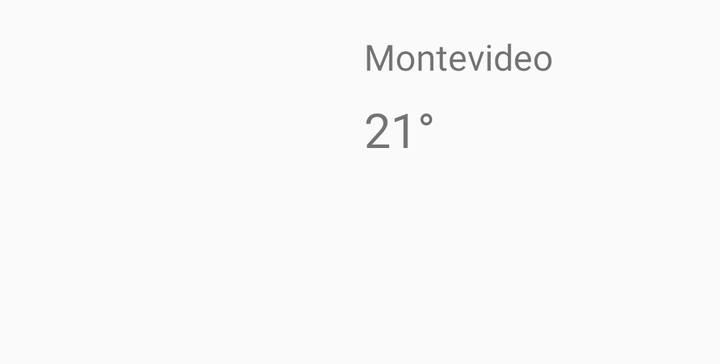
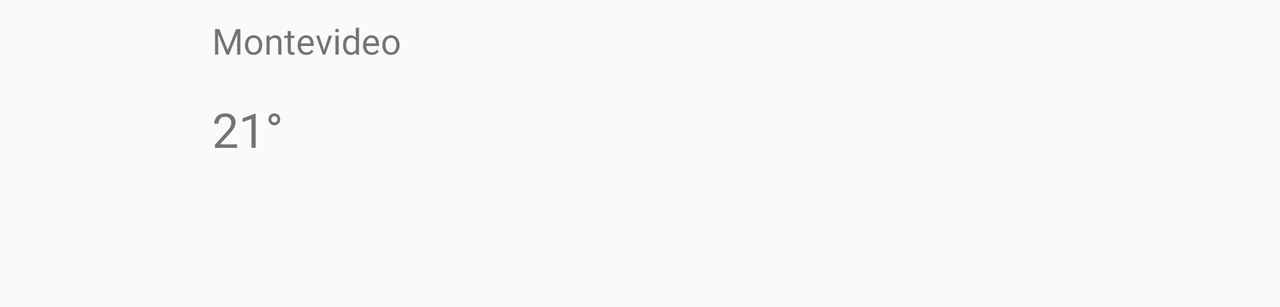

Two renders of one Android screen. The first uses the default layout on a phone; the second uses the alternative layout the repository ships for a different screen configuration, on a matching device. The two XML files are below.
<!-- AndroidManifest.xml: application theme AppTheme -->
<!-- res/layout/weather_view.xml -->
<?xml version="1.0" encoding="utf-8"?>
<androidx.constraintlayout.widget.ConstraintLayout xmlns:android="http://schemas.android.com/apk/res/android"
    xmlns:app="http://schemas.android.com/apk/res-auto"
    xmlns:tools="http://schemas.android.com/tools"
    android:layout_width="match_parent"
    android:layout_height="wrap_content">

    <ImageView
        android:id="@+id/imageViewWeatherState"
        android:layout_width="@dimen/image_weather_state"
        android:layout_height="@dimen/image_weather_state"
        android:layout_marginStart="@dimen/margin_left"
        android:layout_marginLeft="@dimen/margin_left"
        android:layout_marginTop="@dimen/margin_top"
        android:layout_marginBottom="@dimen/margin_bottom"
        android:adjustViewBounds="false"
        android:scaleType="fitXY"
        app:layout_constraintBottom_toBottomOf="parent"
        app:layout_constraintStart_toStartOf="parent"
        app:layout_constraintTop_toTopOf="parent" />

    <TextView
        android:id="@+id/textViewCityName"
        style="@style/secondary_title"
        android:layout_width="wrap_content"
        android:layout_height="wrap_content"
        android:layout_marginStart="@dimen/margin_left"
        android:layout_marginLeft="@dimen/margin_left"
        app:layout_constraintStart_toEndOf="@+id/imageViewWeatherState"
        app:layout_constraintTop_toTopOf="@+id/imageViewWeatherState"
        tools:text="Montevideo" />

    <TextView
        android:id="@+id/textViewCurrentTemperature"
        style="@style/primary_title"
        android:layout_width="@dimen/dimen_0dp"
        android:layout_height="wrap_content"
        android:layout_marginStart="@dimen/margin_left"
        android:layout_marginLeft="@dimen/margin_left"
        android:layout_marginTop="@dimen/margin_top_small"
        android:layout_marginEnd="@dimen/margin_right"
        android:layout_marginRight="@dimen/margin_right"
        app:layout_constraintEnd_toEndOf="parent"
        app:layout_constraintStart_toEndOf="@+id/imageViewWeatherState"
        app:layout_constraintTop_toBottomOf="@+id/textViewCityName"
        tools:text="21°" />

    <TextView
        android:id="@+id/textViewTemperatureMin"
        style="@style/primary_text"
        android:layout_width="wrap_content"
        android:layout_height="wrap_content"
        android:layout_marginStart="@dimen/margin_left"
        android:layout_marginLeft="@dimen/margin_left"
        android:layout_marginTop="@dimen/margin_top_small"
        app:layout_constraintStart_toEndOf="@+id/imageViewWeatherState"
        app:layout_constraintTop_toBottomOf="@+id/textViewCurrentTemperature" />

    <TextView
        android:id="@+id/textViewTemperatureMax"
        style="@style/primary_text"
        android:layout_width="wrap_content"
        android:layout_height="wrap_content"
        android:layout_marginStart="@dimen/margin_left"
        android:layout_marginLeft="@dimen/margin_left"
        android:layout_marginTop="@dimen/margin_top_xsmall"
        app:layout_constraintStart_toEndOf="@+id/imageViewWeatherState"
        app:layout_constraintTop_toBottomOf="@+id/textViewTemperatureMin" />

    <TextView
        android:id="@+id/textViewWindSpeed"
        style="@style/primary_text"
        android:layout_width="wrap_content"
        android:layout_height="wrap_content"
        android:layout_marginStart="@dimen/margin_left"
        android:layout_marginLeft="@dimen/margin_left"
        android:layout_marginTop="@dimen/margin_top_xsmall"
        app:layout_constraintStart_toEndOf="@+id/imageViewWeatherState"
        app:layout_constraintTop_toBottomOf="@+id/textViewTemperatureMax" />

</androidx.constraintlayout.widget.ConstraintLayout>
<!-- resources referenced by this layout -->
<resources>
  <dimen name="dimen_0dp">0dp</dimen>
  <dimen name="image_weather_state">150dp</dimen>
  <dimen name="margin_bottom">16dp</dimen>
  <dimen name="margin_left">16dp</dimen>
  <dimen name="margin_right">16dp</dimen>
  <dimen name="margin_top">16dp</dimen>
  <dimen name="margin_top_small">8dp</dimen>
  <dimen name="margin_top_xsmall">4dp</dimen>
  <style name="primary_text">
          <item name="android:fontFamily">@font/raleway_lightitalic</item>
          <item name="android:textSize">@dimen/font_size_primary_text</item>
      </style>
  <style name="primary_title">
          <item name="android:fontFamily">@font/raleway_regular</item>
          <item name="android:textSize">@dimen/font_size_primary_title</item>
      </style>
  <style name="secondary_title">
          <item name="android:fontFamily">@font/raleway_regular</item>
          <item name="android:textSize">@dimen/font_size_secondary_title</item>
      </style>
  <style name="AppTheme" parent="Theme.AppCompat.Light.NoActionBar">
          
          <item name="colorPrimary">@color/colorPrimary</item>
          <item name="colorPrimaryDark">@color/colorPrimaryDark</item>
          <item name="colorAccent">@color/colorAccent</item>
      </style>
  <dimen name="font_size_primary_text">14sp</dimen>
  <dimen name="font_size_primary_title">24sp</dimen>
  <dimen name="font_size_secondary_title">18sp</dimen>
  <color name="colorPrimary">#008577</color>
  <color name="colorPrimaryDark">@color/blue</color>
  <color name="colorAccent">#D81B60</color>
  <color name="blue">#6CB3FA</color>
</resources>
<!-- res/layout-land/weather_view.xml (the repository's variant of the layout above) -->
<!-- drawn on the phone turned sideways -->
<?xml version="1.0" encoding="utf-8"?>
<androidx.constraintlayout.widget.ConstraintLayout xmlns:android="http://schemas.android.com/apk/res/android"
    xmlns:app="http://schemas.android.com/apk/res-auto"
    xmlns:tools="http://schemas.android.com/tools"
    android:layout_width="wrap_content"
    android:layout_height="wrap_content">

    <ImageView
        android:id="@+id/imageViewWeatherState"
        android:layout_width="@dimen/image_weather_state_small"
        android:layout_height="@dimen/dimen_0dp"
        android:layout_marginTop="@dimen/margin_top_small"
        android:layout_marginEnd="@dimen/margin_right"
        android:layout_marginRight="@dimen/margin_right"
        android:layout_marginBottom="@dimen/margin_bottom_small"
        android:adjustViewBounds="true"
        android:scaleType="fitXY"
        app:layout_constraintBottom_toBottomOf="parent"
        app:layout_constraintEnd_toStartOf="@+id/textViewCurrentTemperature"
        app:layout_constraintTop_toTopOf="parent" />

    <TextView
        android:id="@+id/textViewCityName"
        style="@style/secondary_title"
        android:layout_width="@dimen/dimen_0dp"
        android:layout_height="wrap_content"
        android:layout_marginEnd="@dimen/margin_right"
        android:layout_marginRight="@dimen/margin_right"
        app:layout_constraintEnd_toEndOf="parent"
        app:layout_constraintTop_toTopOf="@+id/imageViewWeatherState"
        tools:text="Montevideo" />

    <TextView
        android:id="@+id/textViewCurrentTemperature"
        style="@style/primary_title"
        android:layout_width="@dimen/dimen_0dp"
        android:layout_height="wrap_content"
        android:layout_marginTop="@dimen/margin_top"
        app:layout_constraintStart_toStartOf="@+id/textViewCityName"
        app:layout_constraintTop_toBottomOf="@+id/textViewCityName"
        tools:text="21°" />

    <TextView
        android:id="@+id/textViewTemperatureMin"
        style="@style/primary_text"
        android:layout_width="wrap_content"
        android:layout_height="wrap_content"
        android:layout_marginStart="@dimen/margin_left"
        android:layout_marginLeft="@dimen/margin_left"
        android:layout_marginTop="@dimen/margin_top_small"
        app:layout_constraintStart_toEndOf="@+id/imageViewWeatherState"
        app:layout_constraintTop_toBottomOf="@+id/textViewCurrentTemperature" />

    <TextView
        android:id="@+id/textViewTemperatureMax"
        style="@style/primary_text"
        android:layout_width="wrap_content"
        android:layout_height="wrap_content"
        android:layout_marginStart="@dimen/margin_left"
        android:layout_marginLeft="@dimen/margin_left"
        android:layout_marginTop="@dimen/margin_top_xsmall"
        app:layout_constraintStart_toEndOf="@+id/imageViewWeatherState"
        app:layout_constraintTop_toBottomOf="@+id/textViewTemperatureMin" />

    <TextView
        android:id="@+id/textViewWindSpeed"
        style="@style/primary_text"
        android:layout_width="wrap_content"
        android:layout_height="wrap_content"
        android:layout_marginStart="@dimen/margin_left"
        android:layout_marginLeft="@dimen/margin_left"
        android:layout_marginTop="@dimen/margin_top_xsmall"
        app:layout_constraintStart_toEndOf="@+id/imageViewWeatherState"
        app:layout_constraintTop_toBottomOf="@+id/textViewTemperatureMax" />

</androidx.constraintlayout.widget.ConstraintLayout>
<!-- resources referenced by the variant -->
<!-- as the phone turned sideways resolves them -->
<resources>
  <dimen name="dimen_0dp">0dp</dimen>
  <dimen name="image_weather_state_small">90dp</dimen>
  <dimen name="margin_bottom_small">8dp</dimen>
  <dimen name="margin_left">16dp</dimen>
  <dimen name="margin_right">16dp</dimen>
  <dimen name="margin_top">16dp</dimen>
  <dimen name="margin_top_small">8dp</dimen>
  <dimen name="margin_top_xsmall">4dp</dimen>
  <style name="primary_text">
          <item name="android:fontFamily">@font/raleway_lightitalic</item>
          <item name="android:textSize">@dimen/font_size_primary_text</item>
      </style>
  <style name="primary_title">
          <item name="android:fontFamily">@font/raleway_regular</item>
          <item name="android:textSize">@dimen/font_size_primary_title</item>
      </style>
  <style name="secondary_title">
          <item name="android:fontFamily">@font/raleway_regular</item>
          <item name="android:textSize">@dimen/font_size_secondary_title</item>
      </style>
  <style name="AppTheme" parent="Theme.AppCompat.Light.NoActionBar">
          
          <item name="colorPrimary">@color/colorPrimary</item>
          <item name="colorPrimaryDark">@color/colorPrimaryDark</item>
          <item name="colorAccent">@color/colorAccent</item>
      </style>
  <dimen name="font_size_primary_text">14sp</dimen>
  <dimen name="font_size_primary_title">24sp</dimen>
  <dimen name="font_size_secondary_title">18sp</dimen>
  <color name="colorPrimary">#008577</color>
  <color name="colorPrimaryDark">@color/blue</color>
  <color name="colorAccent">#D81B60</color>
  <color name="blue">#6CB3FA</color>
</resources>
